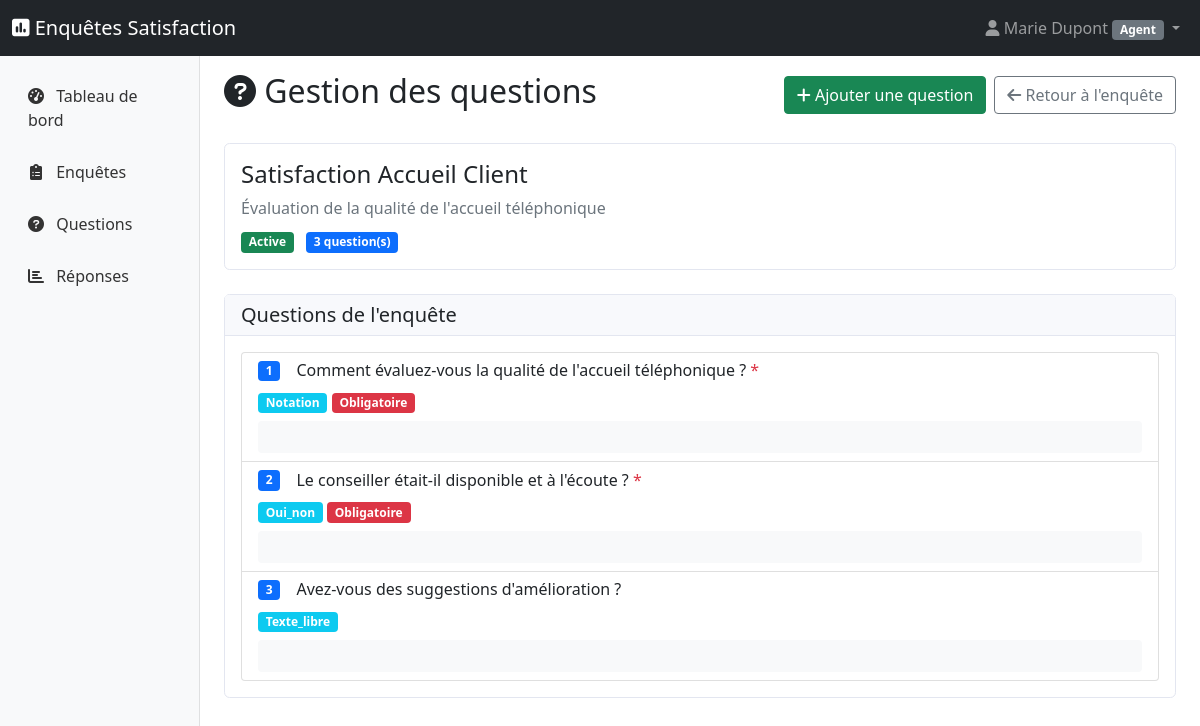
/?controller=Agent&action=questions&enquete_id=1 (signed in), run on the app's committed database.
### tables this page shows
CREATE TABLE IF NOT EXISTS enquetes (
    id INT AUTO_INCREMENT PRIMARY KEY,
    titre VARCHAR(200) NOT NULL,
    description TEXT,
    campagne_id INT NOT NULL,
    created_by INT NOT NULL,
    statut ENUM('brouillon', 'active', 'fermee') NOT NULL DEFAULT 'brouillon',
    date_creation TIMESTAMP DEFAULT CURRENT_TIMESTAMP,
    date_modification TIMESTAMP DEFAULT CURRENT_TIMESTAMP ON UPDATE CURRENT_TIMESTAMP,
    FOREIGN KEY (campagne_id) REFERENCES campagnes(id) ON DELETE CASCADE,
    FOREIGN KEY (created_by) REFERENCES utilisateurs(id) ON DELETE CASCADE,
    INDEX idx_campagne (campagne_id),
    INDEX idx_statut (statut),
    INDEX idx_created_by (created_by)
);

CREATE TABLE IF NOT EXISTS questions (
    id INT AUTO_INCREMENT PRIMARY KEY,
    enquete_id INT NOT NULL,
    texte TEXT NOT NULL,
    type_question ENUM('texte_libre', 'choix_multiple', 'notation', 'oui_non') NOT NULL,
    options_json TEXT,  
    obligatoire BOOLEAN NOT NULL DEFAULT FALSE,
    ordre_affichage INT NOT NULL DEFAULT 1,
    date_creation TIMESTAMP DEFAULT CURRENT_TIMESTAMP,
    FOREIGN KEY (enquete_id) REFERENCES enquetes(id) ON DELETE CASCADE,
    INDEX idx_enquete (enquete_id),
    INDEX idx_type (type_question),
    INDEX idx_ordre (ordre_affichage)
);

### app/Controllers/BaseController.php (called while the page is built, shortened)
<?php
abstract class BaseController {
    protected $currentUser;
    public function __construct() {
        $this->currentUser = $_SESSION['user'] ?? null;
    }
    protected function view(string $viewPath, array $data = []): void {
        $data['currentUser'] = $this->currentUser;
        extract($data);
        $template = $this->getTemplate();
        $content = $this->loadView($viewPath, $data);
        include __DIR__ . "/../Views/{$template}/layout.php";
    }
    protected function loadView(string $viewPath, array $data = []): string {
        $data['currentUser'] = $this->currentUser;
        extract($data);
        include __DIR__ . "/../Views/{$viewPath}.php";
        return ob_get_clean();
    }
    protected function getTemplate(): string {
        if ($this->currentUser) {
            return ($this->currentUser['role'] === 'client') ? 'frontoffice' : 'backoffice';
        }
        return 'frontoffice';
    }
}

### app/Controllers/AgentController.php (called while the page is built, shortened)
<?php
require_once 'BaseController.php';
require_once __DIR__ . '/../Models/Question.php';
class AgentController extends BaseController {
    private $enqueteModel;
    private $questionModel;
    public function __construct() {
        $this->enqueteModel = new Enquete();
        $this->questionModel = new Question();
    }
    public function questions(): void {
        $enqueteId = (int)($_GET['enquete_id'] ?? 0);
        $enquete = $this->enqueteModel->findById($enqueteId);
        $questions = $this->questionModel->getByEnquete($enqueteId);
        $csrfToken = $this->generateCSRF();
        $this->view('agent/enquetes/questions', [
            'enquete' => $enquete,
            'questions' => $questions,
            'csrf_token' => $csrfToken,
            'flash_messages' => $this->getFlashMessages()
        ]);
    }
}

### config/bootstrap.php (called while the page is built, shortened)
<?php
class Application {
    private $action;
    public function __construct() {
        $this->loadController();
    }
    private function parseUrl(): void {
        $this->action = $_GET['action'] ?? DEFAULT_ACTION;
    }
    private function loadController(): void {
        try {
            $controller = new $controllerName();
            call_user_func_array([$controller, $this->action], []);
        } catch (Exception $e) {
            Utils::log('Erreur dans le contrôleur: ' . $e->getMessage(), 'ERROR');
            $this->handleError(500, 'Erreur interne du serveur');
        }
    }
    public static function run(): void {
        new self();
    }
}

### public/index.php (called while the page is built, shortened)
<?php
try {
    require_once __DIR__ . '/../config/bootstrap.php';
    Application::run();
} catch (Throwable $e) {
    echo "<h1>Erreur de l'application</h1>";
    echo "<p><strong>Message :</strong> " . $e->getMessage() . "</p>";
    echo "<p><strong>Fichier :</strong> " . $e->getFile() . " ligne " . $e->getLine() . "</p>";
    echo "<pre>" . $e->getTraceAsString() . "</pre>";
}

### config/database.php (called while the page is built, shortened)
<?php
class Database {
    private static $instance = null;
    private $pdo;
    private function __construct() {
        try {
            $dsn = "mysql:host=" . self::HOST . ";dbname=" . self::DB_NAME . ";charset=" . self::CHARSET;
            $options = [
                PDO::ATTR_ERRMODE => PDO::ERRMODE_EXCEPTION,
                PDO::ATTR_DEFAULT_FETCH_MODE => PDO::FETCH_ASSOC,
                PDO::ATTR_EMULATE_PREPARES => false,
                PDO::MYSQL_ATTR_INIT_COMMAND => "SET NAMES " . self::CHARSET
            ];
            $this->pdo = new PDO($dsn, self::USERNAME, self::PASSWORD, $options);
        } catch (PDOException $e) {
            throw new Exception("Erreur de connexion à la base de données : " . $e->getMessage());
        }
    }
    public static function getInstance(): Database {
        if (self::$instance === null) {
            self::$instance = new self();
        }
        return self::$instance;
    }
    public function getConnection(): PDO {
        return $this->pdo;
    }
}

### app/Models/BaseModel.php (called while the page is built, shortened)
<?php
require_once __DIR__ . '/../../config/database.php';
abstract class BaseModel {
    protected $pdo;
    protected $table;
    protected $primaryKey = 'id';
    public function __construct() {
        $this->pdo = Database::getInstance()->getConnection();
    }
    public function findById(int $id): ?array {
        $stmt = $this->pdo->prepare("SELECT * FROM {$this->table} WHERE {$this->primaryKey} = ?");
        $stmt->execute([$id]);
        $result = $stmt->fetch();
        return $result ?: null;
    }
}

### app/Models/Question.php (called while the page is built, shortened)
<?php
require_once 'BaseModel.php';
class Question extends BaseModel {
    protected $table = 'questions';
    public function getByEnquete(int $enqueteId): array {
        $stmt = $this->pdo->prepare("
            SELECT * FROM {$this->table}
            WHERE enquete_id = ?
            ORDER BY ordre_affichage ASC
        ");
        $stmt->execute([$enqueteId]);
        $questions = $stmt->fetchAll();
        return $questions;
    }
}

### app/Views/agent/enquetes/questions.php (the view, shortened to what this page needs)
<div class="d-flex justify-content-between align-items-center mb-4">
    <h2><i class="fas fa-question-circle"></i> Gestion des questions</h2>
    <div class="d-flex gap-2">
        <button class="btn btn-success" data-bs-toggle="modal" data-bs-target="#addQuestionModal">
            <i class="fas fa-plus"></i> Ajouter une question
        </button>
        <a href="?controller=Agent&action=editEnquete&id=<?= $enquete['id'] ?>" class="btn btn-outline-secondary">
            <i class="fas fa-arrow-left"></i> Retour à l'enquête
        </a>
    </div>
</div>
<div class="card mb-4">
    <div class="card-body">
        <h4><?= htmlspecialchars($enquete['titre']) ?></h4>
        <?php if (!empty($enquete['description'])): ?>
            <p class="text-muted mb-0"><?= nl2br(htmlspecialchars($enquete['description'])) ?></p>
        <?php endif; ?>
        <div class="mt-2">
            <span class="badge bg-<?= $enquete['statut'] === 'brouillon' ? 'secondary' : 'success' ?>">
                <?= ucfirst($enquete['statut']) ?>
            </span>
            <span class="badge bg-primary ms-2"><?= count($questions) ?> question(s)</span>
        </div>
    </div>
</div>
<div class="card">
    <div class="card-header">
        <h5 class="mb-0">Questions de l'enquête</h5>
    </div>
    <div class="card-body">
        <?php if (!empty($questions)): ?>
            <div id="questions-list" class="list-group">
                <?php foreach ($questions as $index => $question): ?>
                    <div class="list-group-item" data-question-id="<?= $question['id'] ?>">
                        <div class="d-flex justify-content-between align-items-start">
                            <div class="flex-grow-1">
                                <div class="d-flex align-items-center mb-2">
                                    <span class="badge bg-primary me-3"><?= $index + 1 ?></span>
                                    <h6 class="mb-0">
                                        <?= htmlspecialchars($question['texte']) ?>
                                        <?php if ($question['obligatoire']): ?>
                                            <span class="text-danger">*</span>
                                        <?php endif; ?>
                                    </h6>
                                </div>
                                <div class="mb-2">
                                    <span class="badge bg-info"><?= ucfirst($question['type_question']) ?></span>
                                    <?php if ($question['obligatoire']): ?>
                                        <span class="badge bg-danger">Obligatoire</span>
                                    <?php endif; ?>
                                </div>
                                <div class="question-preview bg-light p-3 rounded mt-2">
                                </div>
                            </div>
                        </div>
                    </div>
                <?php endforeach; ?>
            </div>
        <?php endif; ?>
    </div>
</div>

### public/css/backoffice.css (style rules this page uses)
.card { border: 1px solid #e3e6f0; border-radius: 0.35rem; }
.card-header { background-color: #f8f9fc; border-bottom: 1px solid #e3e6f0; }

### data on the page
enquetes: titre "Satisfaction Accueil Client", description "Évaluation de la qualité de l'accueil téléphonique", statut "Active"
questions: texte "Comment évaluez-vous la qualité de l'accueil téléphonique ?", type_question "Notation", obligatoire "Obligatoire"
questions: texte "Le conseiller était-il disponible et à l'écoute ?", type_question "Oui_non", obligatoire "Obligatoire"
questions: texte "Avez-vous des suggestions d'amélioration ?", type_question "Texte_libre"

### other printed values
$currentUser['role'] "Agent"
count($questions) "3"
